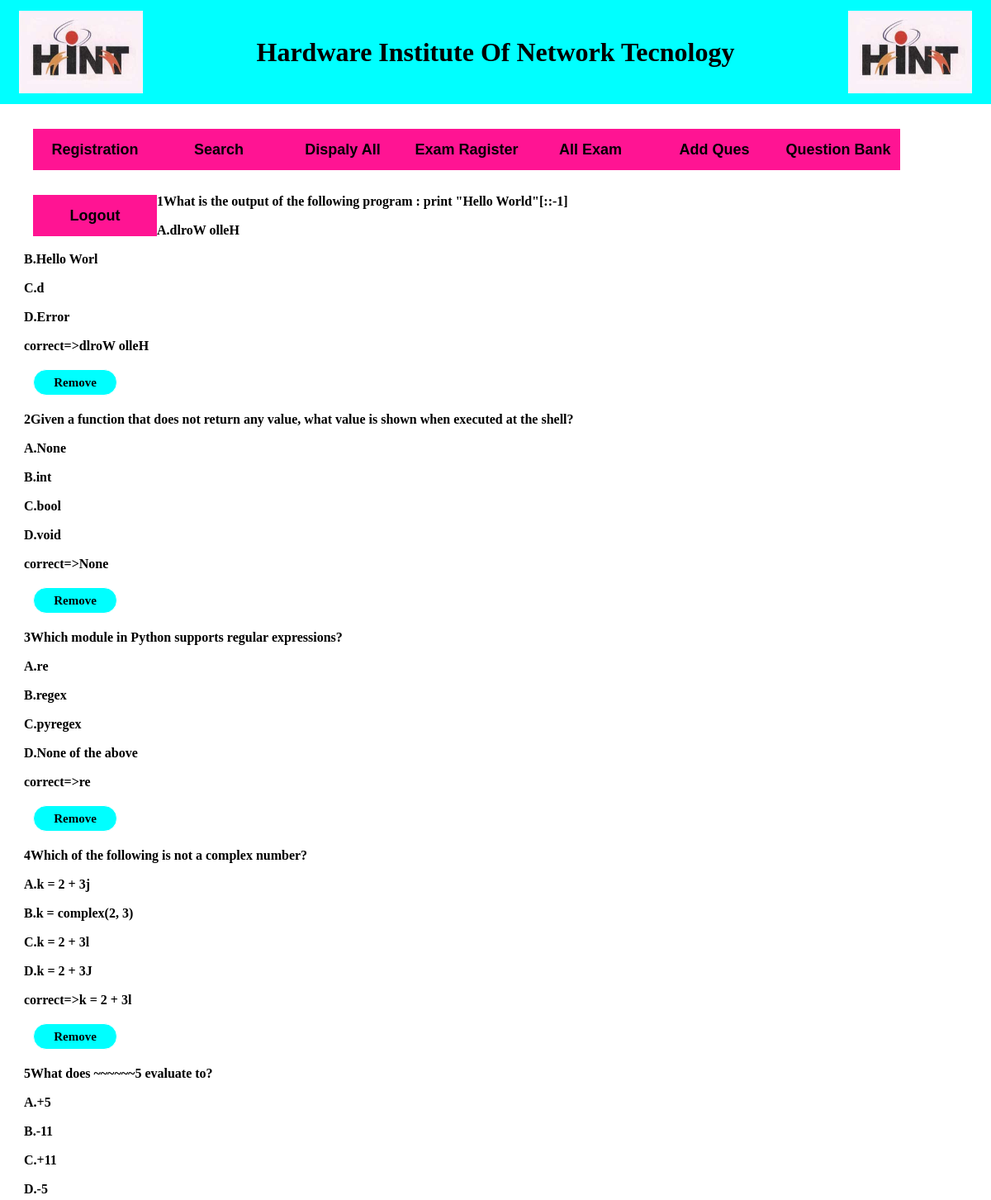
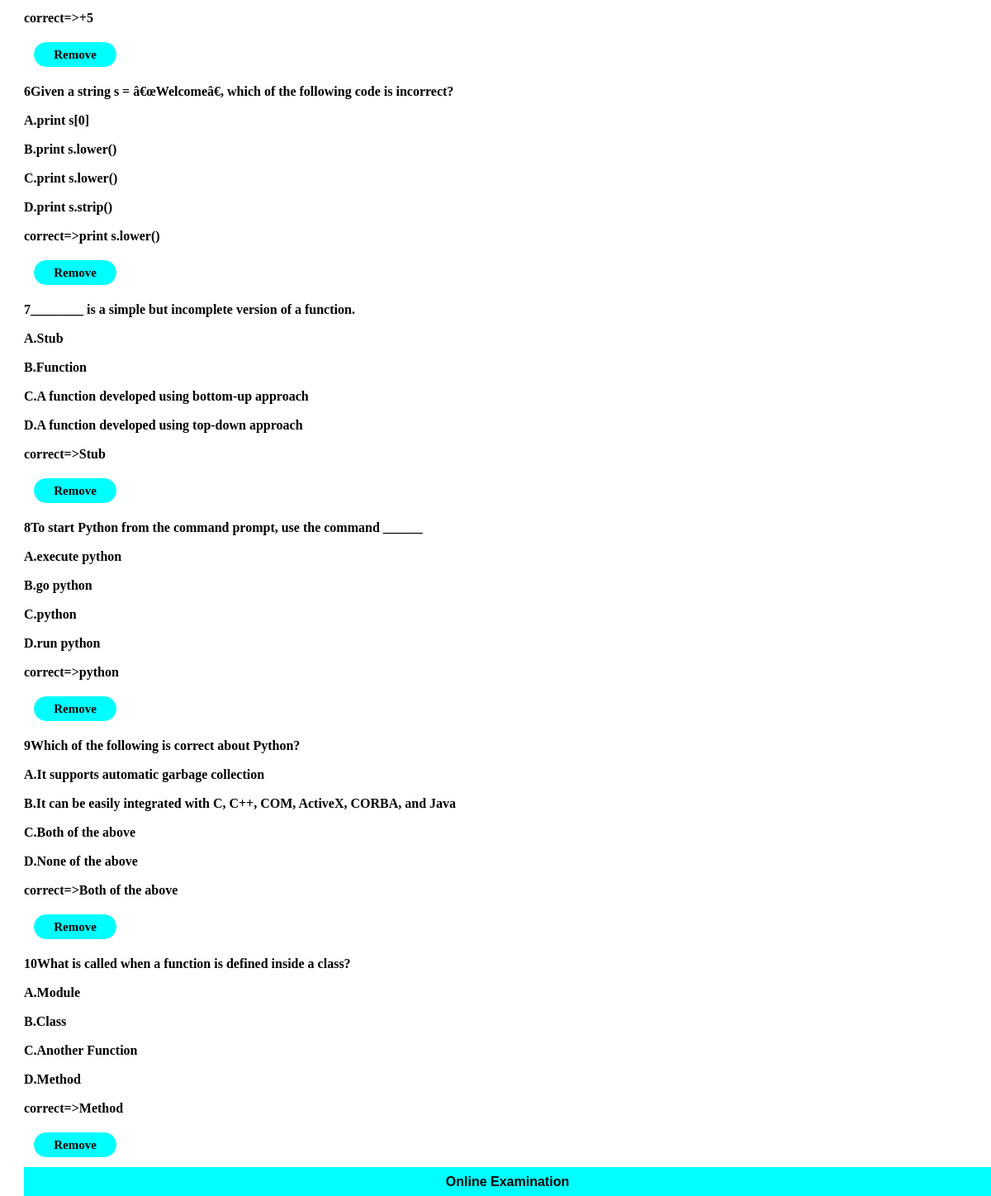
Screenshot of /operating.php (signed in) with the database file from the repository (2 pictures, top to bottom).
### tables this page shows
CREATE TABLE `qus_bank` (
  `e_id` varchar(50) NOT NULL,
  `subject` varchar(50) NOT NULL,
  `q_no` varchar(50) NOT NULL,
  `question` varchar(1000) NOT NULL,
  `option1` varchar(500) NOT NULL,
  `option2` varchar(500) NOT NULL,
  `option3` varchar(500) NOT NULL,
  `option4` varchar(500) NOT NULL,
  `correct` varchar(500) NOT NULL
);

### operating.php (the view, shortened to what this page needs)
<?php
      if($_SESSION['u_id']==true)
      {
      include"amity.php";
      include"faculty.php";
      include"mysql.php";
      $a="103";
	  $s="select * from qus_bank where e_id='$a'";
	  $rs=mysqli_query($con,$s);
	  echo "<div class=ab>";
	  echo"<table cellpadding=15 align=center>";
	  while($r=mysqli_fetch_array($rs))
	  {
		  echo"<b>".$r[2];
		  echo"<b>".$r[3];
		  echo"<br><b>A.".$r[4];
		  echo"<br><b>B.".$r[5];
		  echo"<br><b>C.".$r[6];
		  echo"<br><b>D.".$r[7];
		  echo"<br><b>correct=><b>".$r[8];echo"<div id=cla><a href=delete.php?id=$r[0]&q_nu=$r[2]>Remove</a></div>";
	  }
	  }
	  else
	  {
	  	header("Location:login.php");
	  }
?>
<html>
<head>
<link rel="stylesheet" type="text/css" href="my.css">
</head>
<body>
	      <footer>Online Examination</footer>
</body>
</html>

### amity.php (shortened to what this page needs)
<html>
<head>
</head>
<body>
<div class="header">
<table width="100%">
	   <tr>
	    <td align="left"><img src="photo/hint1.png" height="100" width="150"></td>
	    <td align="center"><h1><font face="Comic sans MS">Hardware Institute Of Network Tecnology</h1></td>
	    <td align="right"><img src="photo/hint1.png" height="100" width="150"></td>
	 </table>
	 </div>
</body>
</html>

### faculty.php (shortened to what this page needs)
<html>
<head>
</head>
<body>
<div id="ul">
<ul>
	<li><a href="student_reg.php">Registration</a></li>
	<li><a href="stu_search.php">Search</a></li>
	<li><a href="stu_display.php">Dispaly All</a></li>
	<li><a href="ereg.php">Exam Ragister</a></li>
	<li><a href="allexam.php">All Exam </a></li>
	<li><a href="upload.php">Add Ques</a></li>
	<li>Question Bank</a>
	<ul id="a">
	</li>
	</ul>
	<li><a href="logout.php">Logout</a></li>
</div>
</html>
</body>

### my.css (style rules this page uses)
body { background-image:url(""); background-color:; background-size:cover; color:white; font-family:bold; }
* { font-weight: bold; color: black; margin: 0px; }
footer { background-color: cyan; text-align: center; width: 100%; font-family: sans-serif; bottom: 0; position:sticky; }

### amity.php (style rules this page uses)
.header { background-color: cyan; padding: 10px 20px; text-align: center; font-family: sans-serif; }

### faculty.php (style rules this page uses)
* { text-decoration:none; color: white; margin-top:1%; }
#a { margin:0; padding:1px; }
#ul ul { list-style:none; }
#ul ul li { background-color:deeppink; width:150px; height:50px; line-height:50px; text-align:center; float:left; font-size:18px; font-family:sans-serif; margin-top:30px; }

### operating.php (style rules this page uses)
#cla { color:blue; font-size:15px; border:1px solid white; border-radius:16px; line-height:30px; width:100px; text-align:center; background:cyan; margin:11px; }
.ab { margin-top:100px; margin-left:29px; line-height:35px; }

### rows the page displays
qus_bank: q_no "1", question "What is the output of the following program : print \"Hello World\"[::-1]", option1 "dlroW olleH", option2 "Hello Worl", option3 "d", option4 "Error", correct "dlroW olleH"
qus_bank: q_no "2", question "Given a function that does not return any value, what value is shown when executed at the shell?", option1 "None", option2 "int", option3 "bool", option4 "void", correct "None"
qus_bank: q_no "3", question "Which module in Python supports regular expressions?", option1 "re", option2 "regex", option3 "pyregex", option4 "None of the above", correct "re"
qus_bank: q_no "4", question "Which of the following is not a complex number?", option1 "k = 2 + 3j", option2 "k = complex(2, 3)", option3 "k = 2 + 3l", option4 "k = 2 + 3J", correct "k = 2 + 3l"
qus_bank: q_no "5", question "What does ~~~~~~5 evaluate to?", option1 "+5", option2 "-11", option3 "+11", option4 "-5", correct "+5"
qus_bank: q_no "6", question "Given a string s = â€œWelcomeâ€, which of the following code is incorrect?", option1 "print s[0]", option2 "print s.lower()", option3 "print s.lower()", option4 "print s.strip()", correct "print s.lower()"
qus_bank: q_no "7", question "________ is a simple but incomplete version of a function.", option1 "Stub", option2 "Function", option3 "A function developed using bottom-up approach", option4 "A function developed using top-down approach", correct "Stub"
qus_bank: q_no "8", question "To start Python from the command prompt, use the command ______", option1 "execute python", option2 "go python", option3 "python", option4 "run python", correct "python"
qus_bank: q_no "9", question "Which of the following is correct about Python?", option1 "It supports automatic garbage collection", option2 "It can be easily integrated with C, C++, COM, ActiveX, CORBA, and Java", option3 "Both of the above", option4 "None of the above", correct "Both of the above"
qus_bank: q_no "10", question "What is called when a function is defined inside a class?", option1 "Module", option2 "Class", option3 "Another Function", option4 "Method", correct "Method"
